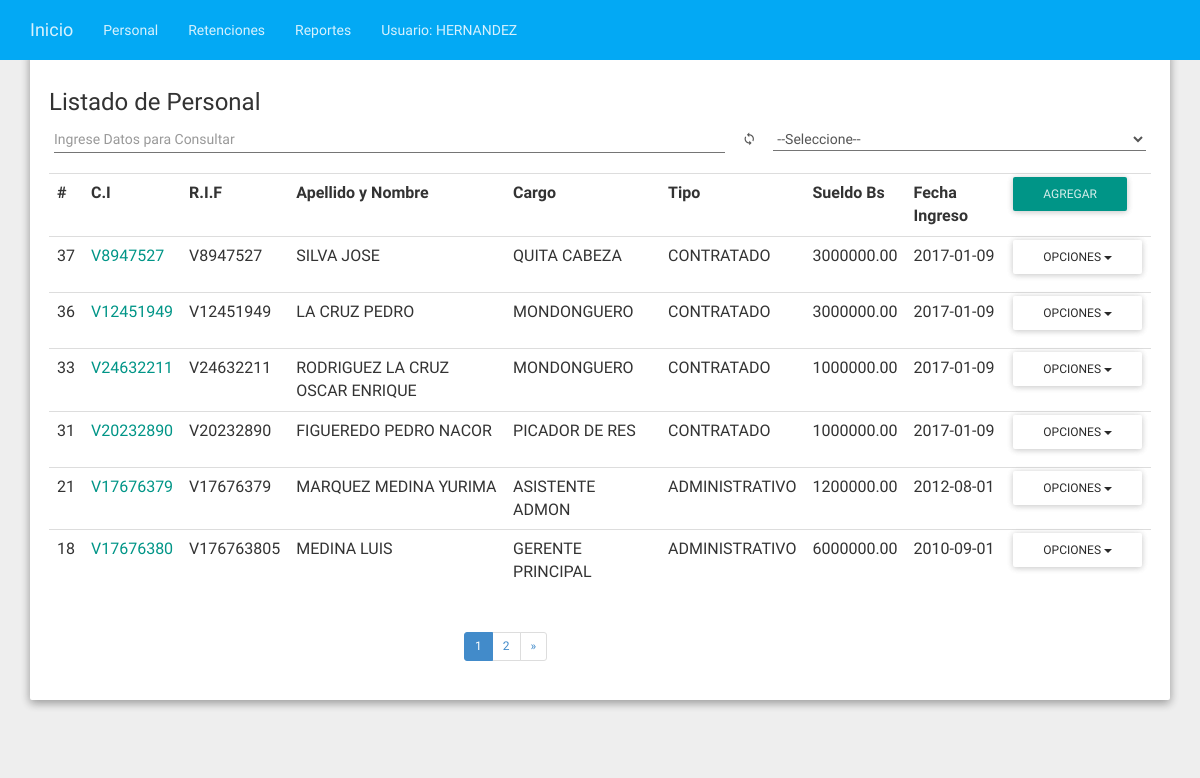
The app's page /php/tpl_personal.php (signed in) with its own data.
### tables this page shows
CREATE TABLE `tbl_personal` (
  `id_personal` int(11) NOT NULL,
  `cedula_personal` varchar(10) DEFAULT NULL,
  `rif_personal` varchar(20) DEFAULT NULL,
  `apellido_personal` varchar(100) DEFAULT NULL,
  `nombre_personal` varchar(100) DEFAULT NULL,
  `direccion_personal` text,
  `telefono_personal` varchar(11) DEFAULT NULL,
  `cargo_personal` varchar(100) DEFAULT NULL,
  `tipo_personal` varchar(20) DEFAULT NULL,
  `sueldo_basico_personal` decimal(11,2) DEFAULT NULL,
  `fecha_ingreso_personal` date DEFAULT NULL,
  `estatus_personal` int(11) DEFAULT NULL,
  `retencion_personal` int(1) DEFAULT NULL
);

### php/tpl_personal.php (the view, shortened to what this page needs)
<?php
    require('helpers.php');
    require('conectar.php');
    $buscador = 'where estatus_personal = 1 and retencion_personal = 11 or retencion_personal = 0';
    $_pagi_sql  = "select * from tbl_personal ".$buscador." order by id_personal desc";
    $_pagi_cuantos = 6;
    include("paginator.inc.php");
?>
<!DOCTYPE html>
<html lang="en">
<body>
    <div class="container">
      <div id="principal">
      <header class="jumbotron hero-spacer">
        <div class="row">
            <div class="col-lg-12" >
                <h3> Listado de Personal </h3>
            </div>
        </div>
           <div class="input-group" align="center">
                <input class="form-control" type="text"  id="buscador" placeholder="Ingrese Datos para Consultar">
                <span class="input-group-addon" ><span class="mdi-notification-sync" ></span></span>
                <select  class="form-control" id="var_busqueda" onchange="consulta('tpl_personal')" >
                        <option value="">--Seleccione--</option>
                </select>
            </div>
        <br>
        <?php
            if(@mysqli_num_rows($_pagi_result) == 0)
            {
        ?>
                <tr>
                  <th><div class="alert alert-warning" align="center" role="alert">No existen registros.! <br> Para Registrar Clic <a href="javascript:void(0)" onclick="modal('agregar')" title="Registrar Personal">Aquí</a></div></th>
                </tr>
        <?php
            }
            else
            {
        ?>
          <table class="table table-hover">
                <tr >
                  <th>#</th>
                  <th>C.I</th>
                  <th>R.I.F</th>
                  <th>Apellido y Nombre</th>
                  <th>Cargo</th>
                  <th>Tipo</th>
                  <th>Sueldo Bs</th>
                  <th>Fecha Ingreso</th>
                  <th>
                      <div style="margin-top: -5px" class="btn-group">
                          <a href="javascript:void(0)" class="btn btn-sm btn-primary" onclick="modal('agregar')">Agregar</a>
                      </div>
                  </th>
                </tr>
        <?php
                while($fila = mysqli_fetch_array($_pagi_result))
                {
        ?>
                <tr>
                  <td><?= $fila['id_personal'];?></td>
                  <td><a onclick="modal_mostrar('mostrar',
                                                '<?= $fila['cedula_personal'];?>',
                                                '<?= $fila['rif_personal'];?>',
                                                '<?= $fila['apellido_personal'];?>',
                                                '<?= $fila['nombre_personal'];?>',
                                                '<?= $fila['direccion_personal'];?>',
                                                '<?= $fila['telefono_personal'];?>',
                                                '<?= $fila['cargo_personal'];?>',
                                                '<?= $fila['tipo_personal'];?>',
                                                '<?= $fila['sueldo_basico_personal'];?>',
                                                '<?= $fila['fecha_ingreso_personal'];?>')"><?= $fila['cedula_personal'];?></a></td>
                  <td><?= $fila['rif_personal'];?></td>
                  <td><?= $fila['apellido_personal']." ".$fila['nombre_personal'];?></td>
                  <td><?= $fila['cargo_personal'];?></td>
                  <td><?= $fila['tipo_personal'];?></td>
                  <td><?= $fila['sueldo_basico_personal'];?></td>
                  <td><?= $fila['fecha_ingreso_personal'];?></td>
                  <td>
                      <div class="btn-group" style="margin-top: -5px" >
                        <button type="button" class="btn btn-sm btn-default dropdown-toggle" data-toggle="dropdown">
                          Opciones <span class="caret"></span>
                        </button>
                      </div>
                  </td>
                </tr>
        <?php
                }
            }
        ?>
          </table>
            <div class="row">
              <div class="col-md-3"></div>
              <div class="col-md-4" align="center">   <ul class='pagination pagination-sm'><?= $_pagi_navegacion; ?></ul></div>
              <div class="col-md-4"></div>
            </div>
          </header>
          </div>
    </div>
</body>
</html>

### componentes/css/modern-business.css (style rules this page uses)
html, body { height: 100%; }
body { padding-top: 50px; }

### records on screen
tbl_personal: id_personal "37", cedula_personal "V8947527", rif_personal "V8947527", apellido_personal "SILVA", nombre_personal "JOSE", cargo_personal "QUITA CABEZA", tipo_personal "CONTRATADO", sueldo_basico_personal "3000000.00", fecha_ingreso_personal "2017-01-09"
tbl_personal: id_personal "36", cedula_personal "V12451949", rif_personal "V12451949", apellido_personal "LA CRUZ", nombre_personal "PEDRO", cargo_personal "MONDONGUERO", tipo_personal "CONTRATADO", sueldo_basico_personal "3000000.00", fecha_ingreso_personal "2017-01-09"
tbl_personal: id_personal "33", cedula_personal "V24632211", rif_personal "V24632211", apellido_personal "RODRIGUEZ LA CRUZ", nombre_personal "OSCAR ENRIQUE", cargo_personal "MONDONGUERO", tipo_personal "CONTRATADO", sueldo_basico_personal "1000000.00", fecha_ingreso_personal "2017-01-09"
tbl_personal: id_personal "31", cedula_personal "V20232890", rif_personal "V20232890", apellido_personal "FIGUEREDO", nombre_personal "PEDRO NACOR", cargo_personal "PICADOR DE RES", tipo_personal "CONTRATADO", sueldo_basico_personal "1000000.00", fecha_ingreso_personal "2017-01-09"
tbl_personal: id_personal "21", cedula_personal "V17676379", rif_personal "V17676379", apellido_personal "MARQUEZ MEDINA", nombre_personal "YURIMA", cargo_personal "ASISTENTE ADMON", tipo_personal "ADMINISTRATIVO", sueldo_basico_personal "1200000.00", fecha_ingreso_personal "2012-08-01"
tbl_personal: id_personal "18", cedula_personal "V17676380", rif_personal "V176763805", apellido_personal "MEDINA", nombre_personal "LUIS", cargo_personal "GERENTE PRINCIPAL", tipo_personal "ADMINISTRATIVO", sueldo_basico_personal "6000000.00", fecha_ingreso_personal "2010-09-01"

### other values on screen
$_pagi_nav_siguiente "»"
